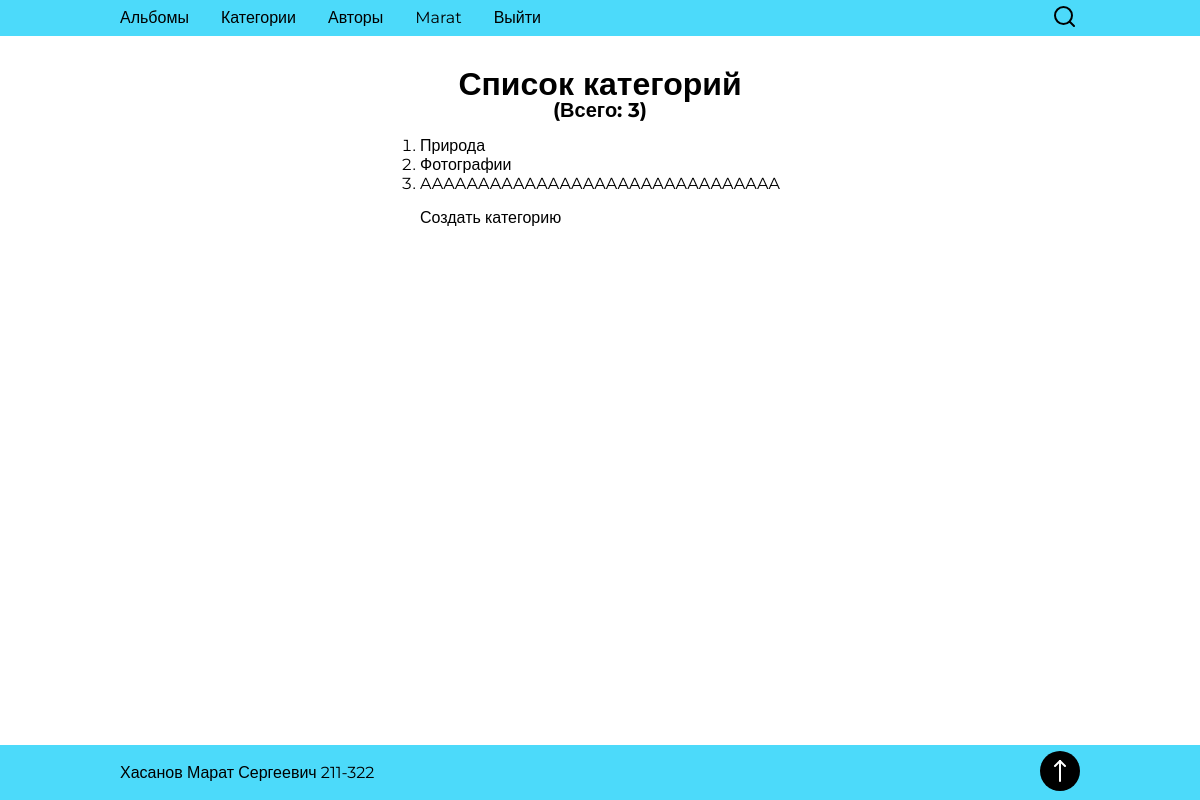
Page /category/ (signed in) on the earlier database version.
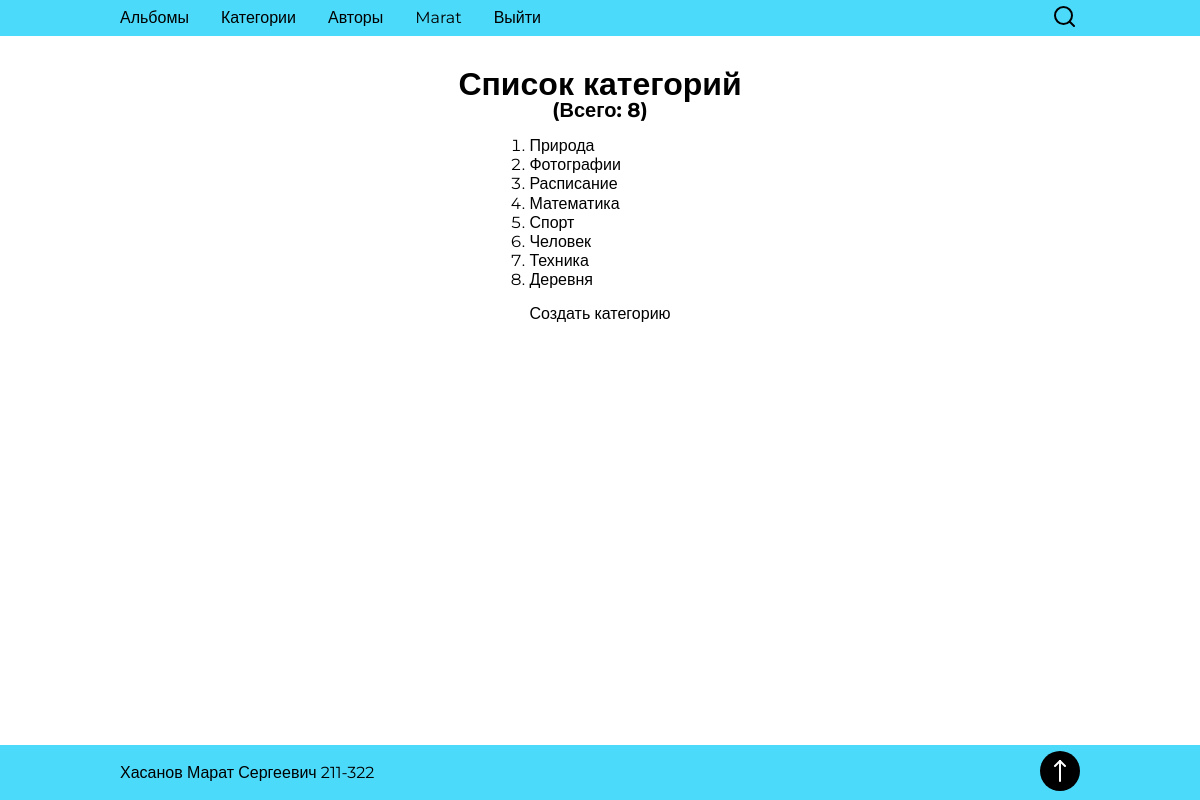
Same page on the later database version.
### category/models.py (models this page shows, shortened)
class Category(models.Model):
    title = models.CharField(verbose_name="Название", max_length=255)
    description = models.TextField(verbose_name="Описание")
    owner = models.ForeignKey(to=User, verbose_name="Владелец", on_delete=models.CASCADE)
    class Meta:
        verbose_name = "Категория"
        verbose_name_plural = "Категории"

### category/views.py (the view)
# urls.py: path('', views.categories, name='categories'),
@login_required
def categories(request):
    user = User.objects.get(id=request.user.id)
    categories = Category.objects.filter(owner=user)
    context = {
        'categories': categories,
    }
    return render(request, 'category/categories.html', context)

### category/templates/category/categories.html
{% extends 'base.html' %}
{% block content %}
  {% if category %}
    <div class="main__header">
      <div class="main__bread bread">
        <a href="{% url 'categories' %}" class="bread__link">Категории/</a>
      </div>
      <a href="{% url 'category_edit' category.id %}" class="main__edit">Редактировать</a>
      <a href="{% url 'category_delete' category.id %}" class="main__delete">Удалить</a>
    </div>
    <h1 class="main__title">{{ category.title }}</h1>
    <p class="main__description">{{ category.description }}</p>
    <h2 class="main__subtitle">Подкатегории</h2>
    <p class="main__count">(Всего: {{ subcategories.count }})</p>
    <div class="main__catalog catalog">
      <ol class="catalog__list">
        {% for subcategory in subcategories %}
          <li class="catalog__item">
            <a class="catalog__link" href="{% url 'subcategory' category.id subcategory.id %}">{{ subcategory.title }}</a>
          </li>
        {% endfor %}
      </ol>
      <a href="{% url 'subcategory_create' category.id %}" class="catalog__create">Создать подкатегорию</a>
    </div>
  {% else %}
    <h1 class="main__title">Список категорий</h1>
    <p class="main__count">(Всего: {{ categories.count }})</p>
    <div class="main__catalog catalog">
      <ol class="catalog__list">
        {% for category in categories %}
          <li class="catalog__item">
            <a class="catalog__link" href="{% url 'category' category.id %}">{{ category.title }}</a>
          </li>
        {% endfor %}
      </ol>
      <a href="{% url 'category_create' %}" class="catalog__create">Создать категорию</a>
    </div>
  {% endif %}
{% endblock %}

Differences in the rows shown:
removed Category: title "AAAAAAAAAAAAAAAAAAAAAAAAAAAAAAA"
added Category: title "Расписание"
added Category: title "Математика"
added Category: title "Спорт"
added Category: title "Человек"
added Category: title "Техника"
added Category: title "Деревня"
Other differences:
{{ categories.count }}: "3" → "8"
